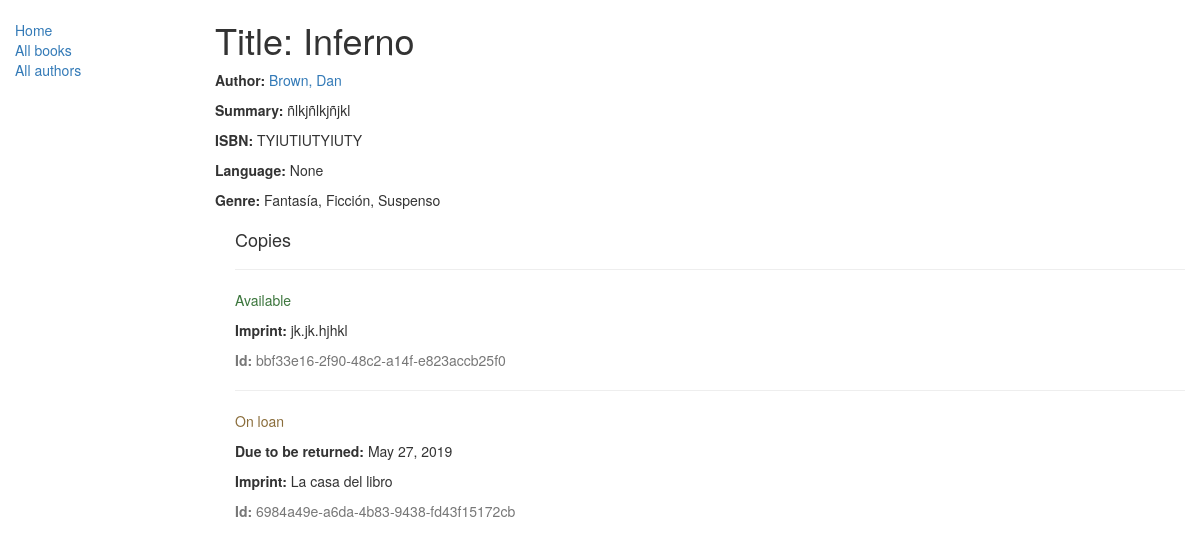
Page /catalogo/book/1 on the committed database.
### catalogo/models.py (models this page shows, shortened)
class Book(models.Model):
    title = models.CharField(max_length=200)
    author = models.ForeignKey('Author', on_delete=models.SET_NULL, null=True)
    summary = models.TextField(max_length=1000, help_text="Ingrese una breve descripción del libro")
    isbn = models.CharField('ISBN',max_length=13, help_text='13 Character <a href="https://www.isbn-international.org/content/what-isbn">ISBN number</a>')
    language = models.ForeignKey('Language', on_delete=models.SET_NULL, null=True)
    genre = models.ManyToManyField(Genre, help_text="Select a genre for this book")
    def display_genre(self):
        '''
            Esta función se utiliza para obtener la lista de Generos asociados al Libro.
            No es directo pues es Muchos a Muchos, por ello se debe hacer en una función. Si fuere un Foreign Key si se puede, pues se cuenta con la LLave Primara y retorna __str__()

        '''
        return ' ,'.join([genre.name for genre in self.genre.all()[:3]])
    display_genre.short_description = 'Genre.'

class Author(models.Model):
    first_name = models.CharField(max_length=100)
    last_name = models.CharField(max_length=100)
    date_of_birth = models.DateField(null=True, blank=True)
    date_of_death = models.DateField('Died', null=True, blank=True)
    def __str__(self):
        return '%s, %s' % (self.last_name, self.first_name)

class Genre(models.Model):
    name = models.CharField(max_length=200, help_text="Ingrese el nombre del género (p. ej. Ciencia Ficción, Poesía Francesa etc.)")
    class Meta:
        ordering = ["name"]
    def __str__(self):
        return self.name

class BookInstance(models.Model):
    id = models.UUIDField(primary_key=True, default=uuid.uuid4, help_text="ID único para este libro particular en toda la biblioteca")
    book = models.ForeignKey('Book', on_delete=models.SET_NULL, null=True)
    imprint = models.CharField(max_length=200)
    due_back = models.DateField(null=True, blank=True)
    LOAN_STATUS = (
        ('m', 'Maintenance'),
        ('o', 'On loan'),
        ('a', 'Available'),
        ('r', 'Reserved'),
    )
    status = models.CharField(max_length=1, choices=LOAN_STATUS, blank=True, default='m', help_text='Disponibilidad del libro')
    class Meta:
        ordering = ["due_back"]

### catalogo/views.py (the view)
# urls.py: url(r'^book/(?P<pk>\d+)$', views.BookDetailView.as_view(), name='book-detail'),
class BookDetailView(generic.DetailView):
	model = Book

### catalogo/templates/catalogo/book_detail.html
{% extends "base_generic.html" %}
{% block content %}
  <h1>Title: {{ book.title }}</h1>
  <p><strong>Author:</strong> <a href="{% url 'author-detail' book.author.pk %}">{{ book.author }}</a></p>
  <p><strong>Summary:</strong> {{ book.summary }}</p>
  <p><strong>ISBN:</strong> {{ book.isbn }}</p>
  <p><strong>Language:</strong> {{ book.language }}</p>
  <p><strong>Genre:</strong> {% for genre in book.genre.all %} {{ genre }}{% if not forloop.last %}, {% endif %}{% endfor %}</p>
  <div style="margin-left:20px;margin-top:20px">
    <h4>Copies</h4>
    {% for copy in book.bookinstance_set.all %}
    <hr>
    <p class="{% if copy.status == 'a' %}text-success{% elif copy.status == 'm' %}text-danger{% else %}text-warning{% endif %}">{{ copy.get_status_display }}</p>
    {% if copy.status != 'a' %}<p><strong>Due to be returned:</strong> {{copy.due_back}}</p>{% endif %}
    <p><strong>Imprint:</strong> {{copy.imprint}}</p>
    <p class="text-muted"><strong>Id:</strong> {{copy.id}}</p>
    {% endfor %}
  </div>
{% endblock %}

### rows in the picture
Book: title "Inferno", author "Brown, Dan", summary "ñlkjñlkjñjkl", isbn "TYIUTIUTYIUTY", language "None"
Genre: name "Fantasía"
Genre: name "Ficción"
Genre: name "Suspenso"
BookInstance: status "Available", imprint "jk.jk.hjhkl", id "bbf33e16-2f90-48c2-a14f-e823accb25f0"
BookInstance: status "On loan", due_back "May 27, 2019", imprint "La casa del libro", id "6984a49e-a6da-4b83-9438-fd43f15172cb"
